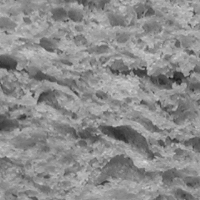
//> input picture visao-computacional/laboratorio-03/images/brown_bread/48-scale_2_im_1_grey.png, 200 x 200 px
$ ./main   (built with g++ and OpenCV 4)
//> lines starting //> are read from the running program, lines starting //| are printed output that depends on the picture; after the words box and inside, x2 and y2 are one past the last pixel; in counts of white or black regions, pixels touching at a corner belong together
#include <opencv2/opencv.hpp>
#include <filesystem>
#include <iostream>
#include <fstream>
#include <vector>
#include <string>
#include <numeric>
#include <algorithm>
#include <cmath>

using namespace cv;
using namespace std;
namespace fs = std::filesystem;

// Configurações
const string BASE_DIR = "../images";
const string OUTPUT_DIR = "../results";
const vector<int> SCALES = [] {
    vector<int> s;
    for (int i = 1; i <= 20; i++) s.push_back(i);
    return s;
}();
const int SHAPE = MORPH_RECT;

// Carregamento de imagens
map<string, vector<Mat>> loadImages(const string& baseDir)
{
//> called with baseDir = "../images"
    map<string, vector<Mat>> classes;

    for (const auto& classEntry : fs::directory_iterator(baseDir))
    {
        if (!classEntry.is_directory())
            continue;

        string name = classEntry.path().filename().string();
        vector<Mat> images;

        vector<string> extensions = { ".png", ".jpg", ".jpeg", ".bmp", ".pgm" };

        // Coleta e ordena todos os arquivos válidos da pasta
        vector<fs::path> files;
        for (const auto& file : fs::directory_iterator(classEntry.path()))
        {
            string ext = file.path().extension().string();
            if (find(extensions.begin(), extensions.end(), ext) != extensions.end())
                files.push_back(file.path());
        }
        sort(files.begin(), files.end());

        for (const auto& filePath : files)
        {
            Mat img = imread(filePath.string(), IMREAD_GRAYSCALE);
//> img is the input picture: 200 rows x 200 cols, CV_8UC1; min 32, max 221, mean 139.9
            if (img.empty())
                continue;

            // Converte para float64 para cálculos de energia
            Mat imgFloat;
            img.convertTo(imgFloat, CV_64F);
            images.push_back(imgFloat);
        }

        if (!images.empty())
        {
            classes[name] = images;
//> classes = 1 item
            cout << "  Classe '" << name << "': " << images.size() << " imagem(ns) carregada(s)\n";
//|   Classe 'brown_bread': 1 imagem(ns) carregada(s)
        }
    }

    return classes;
}

// Cálculo das assinaturas
map<string, vector<vector<double>>> computeSignatures(
    const map<string, vector<Mat>>& classes,
    const vector<int>& scales,
    int shape)
{
    map<string, vector<vector<double>>> results;

    for (const auto& [className, images] : classes)
    {
        cout << "Processando classe '" << className << "'...\n";

        vector<vector<double>> classSignatures;

        for (const Mat& img : images)
        {
            double originalEnergy = sum(img)[0];
            double prevEnergy = originalEnergy;

            vector<double> signature;

            for (int scale : scales)
            {
                Mat kernel = getStructuringElement(shape, Size(scale, scale));

                // Abertura morfológica
                Mat opened;
                morphologyEx(img, opened, MORPH_OPEN, kernel);
                opened.convertTo(opened, CV_64F);

                double currentEnergy = sum(opened)[0];

                // Diferença de energia removida
                double diff = prevEnergy - currentEnergy;
                signature.push_back(diff);
                prevEnergy = currentEnergy;
            }

            // Normalização pela energia original
            if (originalEnergy > 0)
                for (double& v : signature)
                    v /= originalEnergy;

            classSignatures.push_back(signature);
        }

        results[className] = classSignatures;
    }

    return results;
}

// Exporta os resultados para .csv
void exportCSV(
    const map<string, vector<vector<double>>>& results,
    const vector<int>& scales,
    const string& outputDir)
{
    string path = outputDir + "/assinaturas.csv";
    ofstream file(path);

    // Cabeçalho: identificadores + uma coluna por escala
    file << "class,image_idx";
    for (int s : scales) file << ",scale_" << s;
    file << "\n";

    // Uma linha por imagem
    for (const auto& [name, signatures] : results)
    {
        for (int idx = 0; idx < (int)signatures.size(); idx++)
        {
            file << name << "," << idx;
            for (double v : signatures[idx])
                file << "," << v;
            file << "\n";
        }
    }

    cout << "  Salvo: " << path << "\n";
}

// Converte valor do eixo Y para coordenada de pixel no canvas
int toPixelY(double val, double minVal, double maxVal, int top, int height)
{
    return top + height - (int)((val - minVal) / (maxVal - minVal) * height);
}

// Converte índice X para coordenada de pixel no canvas
int toPixelX(int idx, int n, int left, int width)
{
    return left + (int)((double)idx / (n - 1) * width);
}

// Salvar as assinaturas como imagem PNG usando OpenCV
void plotSignatures(
    const map<string, vector<vector<double>>>& results,
    const vector<int>& scales,
    const string& outputDir)
{
    // Paleta de cores (BGR para OpenCV)
    vector<Scalar> colors = {
        Scalar(70,  57, 230),   // #e63946
        Scalar(143, 157, 42),   // #2a9d8f
        Scalar(97, 162, 244),   // #f4a261
        Scalar(155, 123, 69),   // #457b9d
        Scalar(65,  76, 109),   // #6d4c41
        Scalar(170, 36, 142),   // #8e24aa
    };

    int nClasses = (int)results.size();
    int W = 600, H = 350;
    int PAD_L = 55, PAD_R = 20, PAD_T = 40, PAD_B = 50;
    int cW = W - PAD_L - PAD_R;
    int cH = H - PAD_T - PAD_B;
    int N = (int)scales.size();

    // Encontra o valor máximo global para escalar o eixo Y
    double globalMax = 0;
    for (const auto& [name, sigs] : results)
        for (const auto& sig : sigs)
            for (double v : sig)
                globalMax = max(globalMax, v);
    globalMax *= 1.1;

    // Gráfico 1: assinaturas individuais (um subplot por classe)
    int totalW = W * nClasses;
    Mat canvas1(H, totalW, CV_8UC3, Scalar(255, 255, 255));

    int classIdx = 0;
    for (const auto& [name, signatures] : results)
    {
        int offsetX = classIdx * W;
        Scalar color = colors[classIdx % colors.size()];

        // Grade de fundo
        for (int g = 0; g <= 4; g++)
        {
            int y = PAD_T + (int)((double)g / 4 * cH);
            line(canvas1, Point(offsetX + PAD_L, y), Point(offsetX + PAD_L + cW, y),
                 Scalar(220, 220, 220), 1);
        }

        // Eixos
        line(canvas1, Point(offsetX+PAD_L, PAD_T), Point(offsetX+PAD_L, PAD_T+cH),
             Scalar(180,180,180), 1);
        line(canvas1, Point(offsetX+PAD_L, PAD_T+cH), Point(offsetX+PAD_L+cW, PAD_T+cH),
             Scalar(180,180,180), 1);

        // Labels eixo X
        for (int r : {1, 5, 10, 15, 20})
        {
            int x = offsetX + toPixelX(r-1, N, PAD_L, cW);
            putText(canvas1, to_string(r), Point(x-6, PAD_T+cH+16),
                    FONT_HERSHEY_SIMPLEX, 0.32, Scalar(120,120,120), 1);
        }
        putText(canvas1, "Raio", Point(offsetX+PAD_L+cW/2-12, H-8),
                FONT_HERSHEY_SIMPLEX, 0.35, Scalar(100,100,100), 1);

        // Título da classe
        putText(canvas1, "Classe: " + name, Point(offsetX+PAD_L+4, PAD_T-10),
                FONT_HERSHEY_SIMPLEX, 0.45, Scalar(30,30,30), 1);

        // Assinaturas individuais
        for (const auto& sig : signatures)
        {
            for (int i = 1; i < N; i++)
            {
                Point p1(offsetX + toPixelX(i-1, N, PAD_L, cW),
                         toPixelY(sig[i-1], 0, globalMax, PAD_T, cH));
                Point p2(offsetX + toPixelX(i,   N, PAD_L, cW),
                         toPixelY(sig[i],   0, globalMax, PAD_T, cH));
                line(canvas1, p1, p2, color, 1, LINE_AA);
            }
        }

        // Média da classe
        vector<double> mean(N, 0);
        for (const auto& sig : signatures)
            for (int i = 0; i < N; i++) mean[i] += sig[i];
        for (double& v : mean) v /= signatures.size();

        for (int i = 1; i < N; i++)
        {
            Point p1(offsetX + toPixelX(i-1, N, PAD_L, cW),
                     toPixelY(mean[i-1], 0, globalMax, PAD_T, cH));
            Point p2(offsetX + toPixelX(i,   N, PAD_L, cW),
                     toPixelY(mean[i],   0, globalMax, PAD_T, cH));
            line(canvas1, p1, p2, Scalar(30,30,30), 2, LINE_AA);
        }

        classIdx++;
    }

    string path1 = outputDir + "/assinaturas_individuais.png";
    imwrite(path1, canvas1);
    cout << "  Salvo: " << path1 << "\n";

    // Gráfico 2: comparação das médias
    Mat canvas2(H, W, CV_8UC3, Scalar(255, 255, 255));

    for (int g = 0; g <= 4; g++)
    {
        int y = PAD_T + (int)((double)g / 4 * cH);
        line(canvas2, Point(PAD_L, y), Point(PAD_L+cW, y), Scalar(220,220,220), 1);
    }
    line(canvas2, Point(PAD_L, PAD_T), Point(PAD_L, PAD_T+cH), Scalar(180,180,180), 1);
    line(canvas2, Point(PAD_L, PAD_T+cH), Point(PAD_L+cW, PAD_T+cH), Scalar(180,180,180), 1);

    for (int r : {1, 5, 10, 15, 20})
    {
        int x = toPixelX(r-1, N, PAD_L, cW);
        putText(canvas2, to_string(r), Point(x-6, PAD_T+cH+16),
                FONT_HERSHEY_SIMPLEX, 0.32, Scalar(120,120,120), 1);
    }
    putText(canvas2, "Raio", Point(PAD_L+cW/2-12, H-8),
            FONT_HERSHEY_SIMPLEX, 0.35, Scalar(100,100,100), 1);
    putText(canvas2, "Comparacao das Assinaturas Granulometricas",
            Point(PAD_L, PAD_T-10), FONT_HERSHEY_SIMPLEX, 0.45, Scalar(30,30,30), 1);

    classIdx = 0;
    int legendY = PAD_T + 10;
    for (const auto& [name, signatures] : results)
    {
        Scalar color = colors[classIdx % colors.size()];

        vector<double> mean(N, 0);
        for (const auto& sig : signatures)
            for (int i = 0; i < N; i++) mean[i] += sig[i];
        for (double& v : mean) v /= signatures.size();

        for (int i = 1; i < N; i++)
        {
            Point p1(toPixelX(i-1, N, PAD_L, cW), toPixelY(mean[i-1], 0, globalMax, PAD_T, cH));
            Point p2(toPixelX(i,   N, PAD_L, cW), toPixelY(mean[i],   0, globalMax, PAD_T, cH));
            line(canvas2, p1, p2, color, 2, LINE_AA);
        }

        // Legenda
        rectangle(canvas2, Point(PAD_L+cW-120, legendY-8),
                  Point(PAD_L+cW-106, legendY+4), color, FILLED);
        putText(canvas2, name, Point(PAD_L+cW-102, legendY+4),
                FONT_HERSHEY_SIMPLEX, 0.32, Scalar(40,40,40), 1);
        legendY += 18;

        classIdx++;
    }

    string path2 = outputDir + "/assinaturas_comparacao.png";
    imwrite(path2, canvas2);
    cout << "  Salvo: " << path2 << "\n";
}

// Execução principal
int main()
{
    cout << "\n--- LABORATORIO 03 ---\n\n";

    fs::create_directories(OUTPUT_DIR);

    cout << "1. Carregando imagens...\n";
    auto classes = loadImages(BASE_DIR);
//> classes = 2 items

    cout << "\n2. Calculando assinaturas granulometricas...\n";
    auto results = computeSignatures(classes, SCALES, SHAPE);
//> the loop in computeSignatures, `for (const auto& [className, images] : classes)` made 2 passes
//> className on passes 1 to 2: "aluminium_foil", "brown_bread"
//| Processando classe 'aluminium_foil'...
//| Processando classe 'brown_bread'...
//> results = 2 items

    cout << "\n3. Gerando graficos...\n";
    plotSignatures(results, SCALES, OUTPUT_DIR);
//> in plotSignatures, `int nClasses = (int)results.size();`: nClasses = 2
//> in plotSignatures, `int N = (int)scales.size();`: N = 20
//> the loop in plotSignatures, `for (const auto& [name, sigs] : results)` made 2 passes
//> (name, globalMax) on passes 1 to 2: ("aluminium_foil", 0.119), ("brown_bread", 0.119)
//> after the loop in plotSignatures, `for (const auto& [name, sigs] : results)`: globalMax = 0.119
//> in plotSignatures, `globalMax *= 1.1;`: globalMax = 0.131
//> in plotSignatures, `int totalW = W * nClasses;`: totalW = 1200
//> in plotSignatures, `Mat canvas1(H, totalW, CV_8UC3, Scalar(255, 255, 255));`: canvas1: 350 rows x 1200 cols, CV_8UC3; every value is 255
//> the loop in plotSignatures, `for (const auto& [name, signatures] : results)` made 2 passes
//> pass 1, in plotSignatures, `putText(canvas1, "Classe: " + name, Point(offsetX+PAD_L+4, PAD_T-10), ..`:
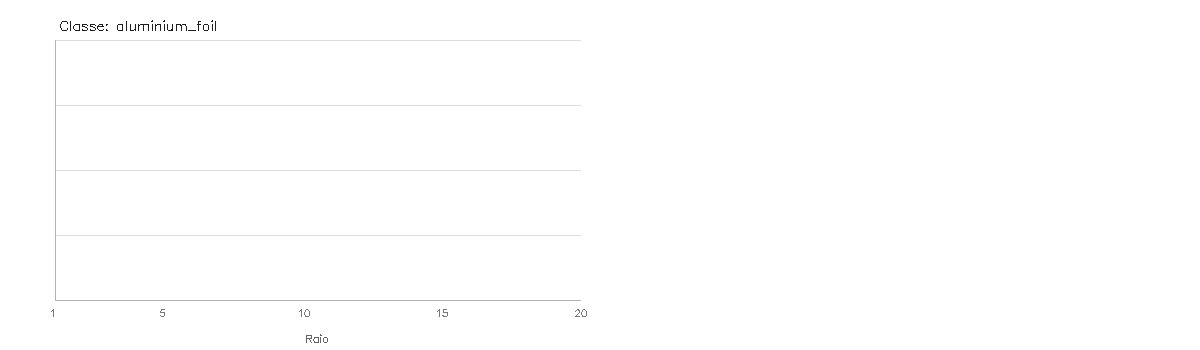
//> canvas1: 350 rows x 1200 cols, CV_8UC3; min 30, max 255, mean 254.4
//> after the loop in plotSignatures, `for (const auto& [name, signatures] : results)`:
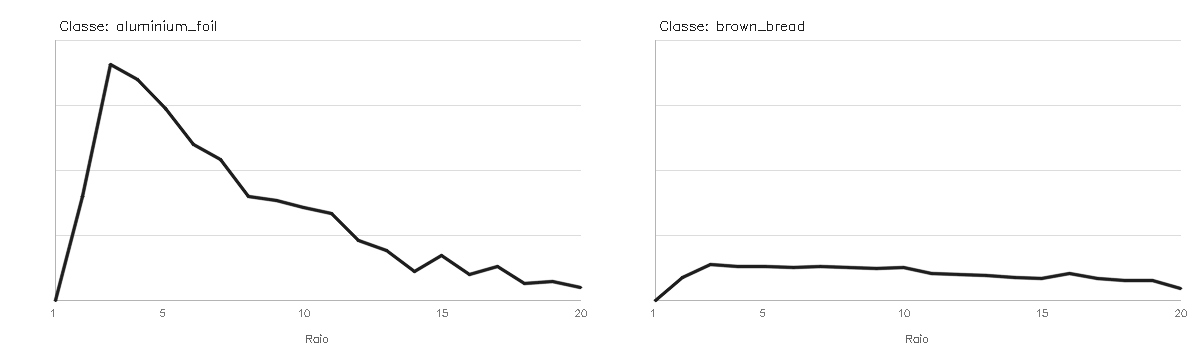
//> canvas1: 350 rows x 1200 cols, CV_8UC3; mean B, G, R 251.5, 251.5, 251.5
//> after the loop in plotSignatures, `for (const auto& [name, signatures] : results)`: classIdx = 2
//> the loop in plotSignatures, `for (int g = 0; g <= 4; g++)` made 5 passes
//> y on passes 1 to 5: 40, 105, 170, 235, 300
//> after the loop in plotSignatures, `for (int g = 0; g <= 4; g++)`:
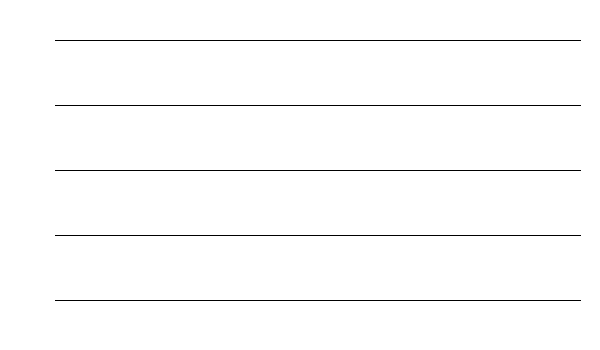
//> canvas2: 350 rows x 600 cols, CV_8UC3; values 220 (black) and 255 (white), 98.7% white; black in thin lines or dots, all inside (x1, y1, x2, y2) = (55, 40, 581, 301)
//> in plotSignatures, `line(canvas2, Point(PAD_L, PAD_T), Point(PAD_L, PAD_T+cH), Scalar(180,..`:
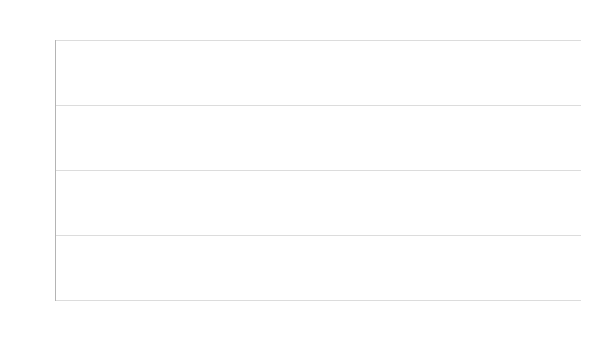
//> canvas2: 350 rows x 600 cols, CV_8UC3; 0.12% of pixels changed, all inside (x1, y1, x2, y2) = (55, 40, 56, 301)
//> in plotSignatures, `line(canvas2, Point(PAD_L, PAD_T+cH), Point(PAD_L+cW, PAD_T+cH), Scala..`: canvas2: 350 rows x 600 cols, CV_8UC3; 0.25% of pixels changed, all inside (x1, y1, x2, y2) = (56, 300, 581, 301)
//> the loop in plotSignatures, `for (int r : {1, 5, 10, 15, 20})` made 5 passes
//> x on passes 1 to 5: 55, 165, 303, 441, 580
//> after the loop in plotSignatures, `for (int r : {1, 5, 10, 15, 20})`: canvas2: 350 rows x 600 cols, CV_8UC3; min 120, max 255, mean 254.3
//> in plotSignatures, `putText(canvas2, "Comparacao das Assinaturas Granulometricas", Point(P..`:
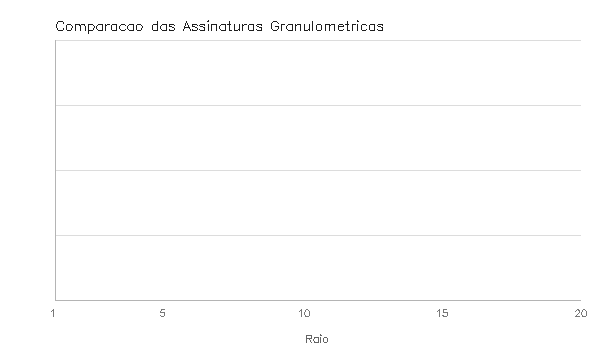
//> canvas2: 350 rows x 600 cols, CV_8UC3; min 30, max 255, mean 253.5
//> in plotSignatures, `int legendY = PAD_T + 10;`: legendY = 50
//> the loop in plotSignatures, `for (const auto& [name, signatures] : results)` made 2 passes
//> (name, legendY) on passes 1 to 2: ("aluminium_foil", 68), ("brown_bread", 86)
//> pass 1, in plotSignatures, `putText(canvas2, name, Point(PAD_L+cW-102, legendY+4), FONT_HERSHEY_SI..`:
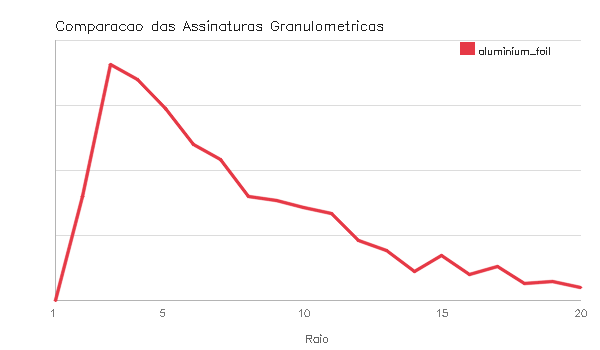
//> canvas2: 350 rows x 600 cols, CV_8UC3; 1.97% of pixels changed, all inside (x1, y1, x2, y2) = (53, 42, 583, 303)
//> pass 2, in plotSignatures, `putText(canvas2, name, Point(PAD_L+cW-102, legendY+4), FONT_HERSHEY_SI..`:
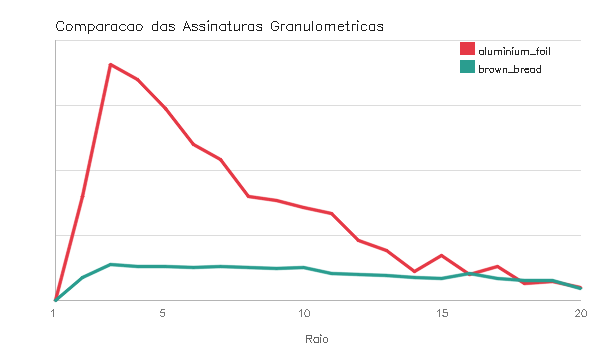
//> canvas2: 350 rows x 600 cols, CV_8UC3; 1.44% of pixels changed, all inside (x1, y1, x2, y2) = (53, 60, 583, 303)
//> after the loop in plotSignatures, `for (const auto& [name, signatures] : results)`: legendY = 86; classIdx = 2

    cout << "\n4. Exportando CSV...\n";
    exportCSV(results, SCALES, OUTPUT_DIR);
//> the loop in exportCSV, `for (int s : scales) file << ",scale_" << s;` made 20 passes
//> the loop in exportCSV, `for (const auto& [name, signatures] : results)` made 2 passes

    cout << "\nConcluido! Resultados em '" << OUTPUT_DIR << "/'\n\n";
    return 0;
}
